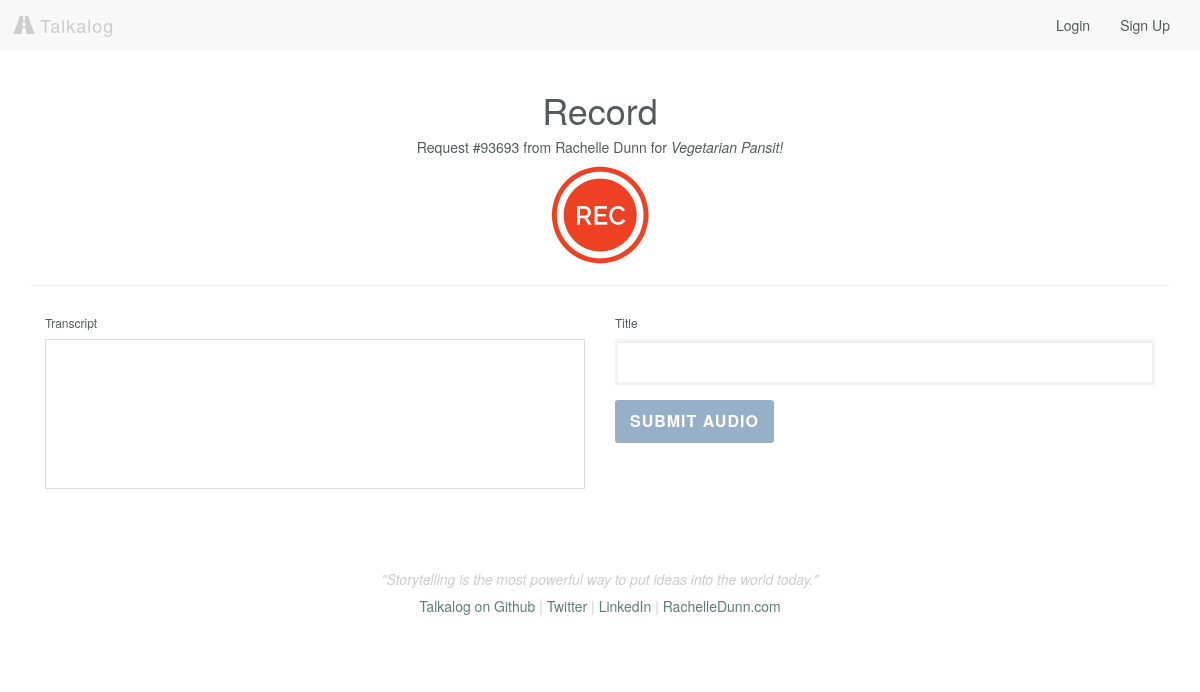
Page /request/93693 on the earlier database version.
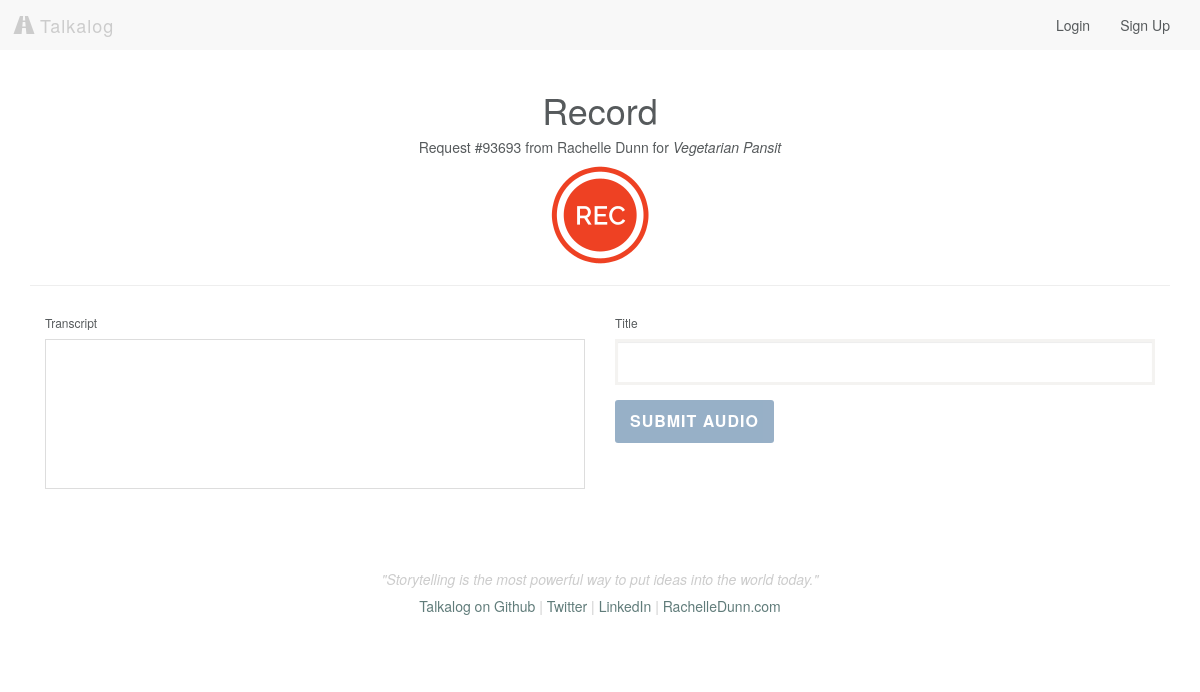
Same page on the later database version.
### model.py (models this page shows, shortened)
class Upload(db.Model):
    __tablename__ = "Uploads"
    id = db.Column(db.Integer, autoincrement=True, primary_key=True)
    user_id = db.Column(db.Integer, db.ForeignKey('Users.id'), nullable=False)
    title = db.Column(db.String, nullable=False, default=db.func.now())
    path = db.Column(db.String(50))
    mimetype = db.Column(db.String(50), default='wav') # wav, jpg, mp3
    datetime = db.Column(db.DateTime, default=db.func.now(), onupdate=db.func.now()) # set datetime to current timestamp
    transcript = db.Column(db.Text)
    user = db.relationship("User", backref=db.backref("uploads", order_by=id))

### server.py (the view)
@app.route('/request/<string:id>', methods=['GET', 'POST'])
def requested_audio_page(id):
	"""Record audio via request URL. Capture audio blob and save to S3, transcript, and title."""
	requested_obj = RequestID.query.get(id)
	assoc_upload = Upload.query.get(requested_obj.upload_id)
	if request.method == 'POST':
		file = request.files['file']
		title = request.form.get('title')
		transcript = request.form.get('transcript')
		if file:
			filename = str_generator(30) + '.wav'
			assoc_upload.title = title
			assoc_upload.path = filename
			assoc_upload.transcript = transcript
			db.session.commit()
			print 'Committed new recording %s' % filename
			k = b.new_key(filename)
			k.set_contents_from_file(file)
		return render_template("thanks.html")
	else:
		return render_template("request_page.html", requested_obj=requested_obj)

### templates/request_page.html (shortened to what this page needs)
{% extends 'base.html' %}
{% block content %}
    <div class="row text-center">
        <h1>Record</h1>
        <h5>Request #<span id="request-id">{{ requested_obj.id }}</span> from {{ requested_obj.user.first_name }} {{ requested_obj.user.last_name }} for <em>{{ requested_obj.upload.title }}</em></h5>
        <div id="start_button"><img src="/static/img/record.png" alt="Record" width="100" height="100"></div>
    </div>
    <hr>
    <div class="row">
        <div class="col-sm-6">
            <h6>Transcript</h6>
            <div id="results">
            </div>
        </div>
        <div class="col-sm-6">
            <div class="upload-info">
                <h6>Title</h6>
                <div class="form-group">
                    <input type="text" name="title" class="form-control" id="recording-title" placeholder="">
                </div>
                <input type="submit" value="Submit Audio" id="submit-audio" class="button">
            </div>
        </div>
    </div>
{% endblock %}

Differences in the rows shown:
changed Upload: upload "Vegetarian Pansit!" → "Vegetarian Pansit"
